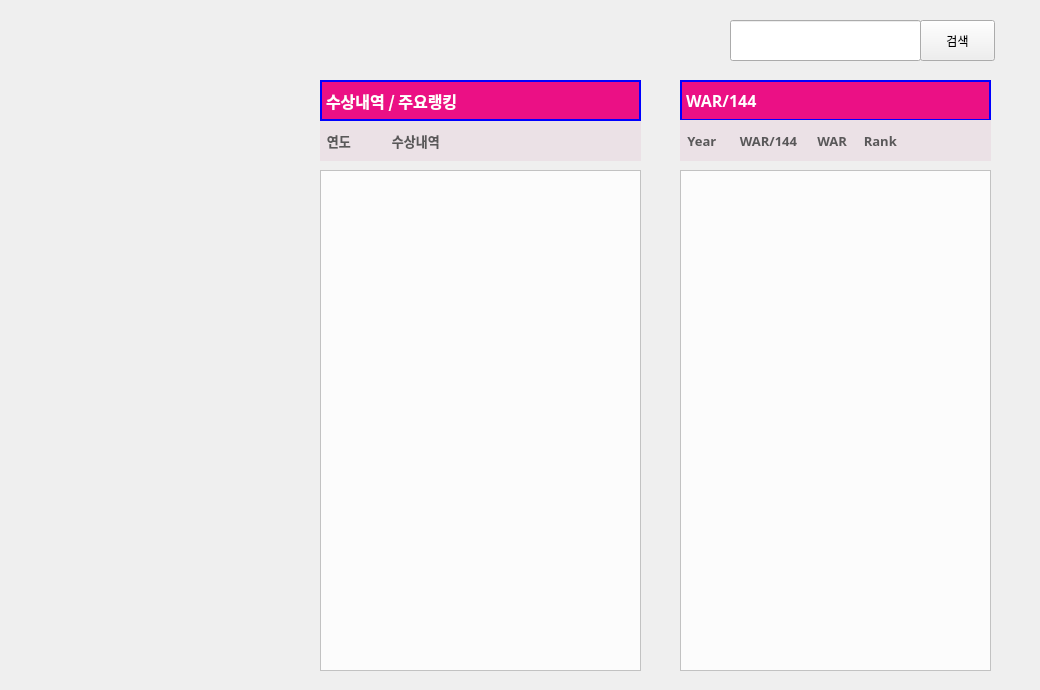
    <widget class="QWidget" name="tab">
     <attribute name="title">
      <string>선수검색</string>
     </attribute>
     <widget class="QWidget" name="widget_2" native="true">
      <property name="geometry">
       <rect>
        <x>310</x>
        <y>10</y>
        <width>721</width>
        <height>61</height>
       </rect>
      </property>
      <widget class="QLineEdit" name="searchbar">
       <property name="geometry">
        <rect>
         <x>420</x>
         <y>10</y>
         <width>191</width>
         <height>41</height>
        </rect>
       </property>
      </widget>
      <widget class="QPushButton" name="searchButton">
       <property name="geometry">
        <rect>
         <x>610</x>
         <y>10</y>
         <width>75</width>
         <height>41</height>
        </rect>
       </property>
       <property name="text">
        <string>검색</string>
       </property>
      </widget>
     </widget>
     <widget class="QWidget" name="widget_3" native="true">
      <property name="geometry">
       <rect>
        <x>10</x>
        <y>10</y>
        <width>301</width>
        <height>671</height>
       </rect>
      </property>
      <widget class="QLabel" name="label_playerinfo_4">
       <property name="geometry">
        <rect>
         <x>20</x>
         <y>280</y>
         <width>241</width>
         <height>31</height>
        </rect>
       </property>
       <property name="font">
        <font>
         <family>맑은 고딕</family>
         <weight>50</weight>
         <bold>false</bold>
        </font>
       </property>
       <property name="styleSheet">
        <string notr="true">/* background-color: #FCFCFC;*/</string>
       </property>
       <property name="text">
        <string/>
       </property>
       <property name="alignment">
        <set>Qt::AlignCenter</set>
       </property>
      </widget>
      <widget class="QLabel" name="label_7">
       <property name="geometry">
        <rect>
         <x>70</x>
         <y>80</y>
         <width>141</width>
         <height>161</height>
        </rect>
       </property>
       <property name="styleSheet">
        <string notr="true">/* background-color: #FCFCFC;*/</string>
       </property>
       <property name="text">
        <string/>
       </property>
       <property name="textFormat">
        <enum>Qt::AutoText</enum>
       </property>
       <property name="pixmap">
        <pixmap>../../Pictures/Screenshots/스크린샷 2024-04-30 135427.png</pixmap>
       </property>
      </widget>
      <widget class="QLabel" name="label_playername">
       <property name="geometry">
        <rect>
         <x>20</x>
         <y>250</y>
         <width>241</width>
         <height>21</height>
        </rect>
       </property>
       <property name="font">
        <font>
         <family>맑은 고딕</family>
         <pointsize>12</pointsize>
         <weight>75</weight>
         <bold>true</bold>
        </font>
       </property>
       <property name="styleSheet">
        <string notr="true">/* background-color: #FCFCFC;*/</string>
       </property>
       <property name="text">
        <string/>
       </property>
       <property name="alignment">
        <set>Qt::AlignCenter</set>
       </property>
      </widget>
      <widget class="QLabel" name="label_playerinfo_5">
       <property name="geometry">
        <rect>
         <x>20</x>
         <y>330</y>
         <width>241</width>
         <height>221</height>
        </rect>
       </property>
       <property name="font">
        <font>
         <family>맑은 고딕</family>
         <weight>50</weight>
         <bold>false</bold>
        </font>
       </property>
       <property name="styleSheet">
        <string notr="true">/* background-color: #FCFCFC;*/</string>
       </property>
       <property name="text">
        <string/>
       </property>
       <property name="alignment">
        <set>Qt::AlignLeading|Qt::AlignLeft|Qt::AlignTop</set>
       </property>
      </widget>
     </widget>
     <widget class="QWidget" name="widget_4" native="true">
      <property name="geometry">
       <rect>
        <x>310</x>
        <y>70</y>
        <width>721</width>
        <height>611</height>
       </rect>
      </property>
      <widget class="QLabel" name="player_info_rank_2">
       <property name="geometry">
        <rect>
         <x>10</x>
         <y>50</y>
         <width>321</width>
         <height>41</height>
        </rect>
       </property>
       <property name="font">
        <font>
         <family>D2Coding</family>
         <pointsize>10</pointsize>
         <weight>75</weight>
         <bold>true</bold>
        </font>
       </property>
       <property name="styleSheet">
        <string notr="true">
	background-color : #ebe1e6;
	color : #595859;
	font-size : 14;
	padding-right:15px;</string>
       </property>
       <property name="text">
        <string> 연도              수상내역</string>
       </property>
      </widget>
      <widget class="QTableWidget" name="tableWidget_3">
       <property name="geometry">
        <rect>
         <x>370</x>
         <y>100</y>
         <width>311</width>
         <height>501</height>
        </rect>
       </property>
       <property name="styleSheet">
        <string notr="true"> background-color: #FCFCFC;</string>
       </property>
      </widget>
      <widget class="QLabel" name="playerInfo_Week_2">
       <property name="geometry">
        <rect>
         <x>10</x>
         <y>10</y>
         <width>321</width>
         <height>41</height>
        </rect>
       </property>
       <property name="font">
        <font>
         <family>D2Coding</family>
         <pointsize>12</pointsize>
         <weight>75</weight>
         <bold>true</bold>
        </font>
       </property>
       <property name="styleSheet">
        <string notr="true">
	background-color : #eb1085;
	border: 2px solid blue;
	color : white;
	font-size : 14;
	padding-right:10px;</string>
       </property>
       <property name="text">
        <string>수상내역 / 주요랭킹</string>
       </property>
      </widget>
      <widget class="QTableWidget" name="tableWidget_4">
       <property name="geometry">
        <rect>
         <x>10</x>
         <y>100</y>
         <width>321</width>
         <height>501</height>
        </rect>
       </property>
       <property name="styleSheet">
        <string notr="true"> background-color: #FCFCFC;</string>
       </property>
      </widget>
      <widget class="QLabel" name="playerInfo_Week_3">
       <property name="geometry">
        <rect>
         <x>370</x>
         <y>10</y>
         <width>311</width>
         <height>41</height>
        </rect>
       </property>
       <property name="font">
        <font>
         <family>D2Coding</family>
         <pointsize>12</pointsize>
         <weight>75</weight>
         <bold>true</bold>
        </font>
       </property>
       <property name="styleSheet">
        <string notr="true">
	background-color : #eb1085;
	border: 2px solid blue;
	color : white;
	font-size : 14;
	padding-right:10px;</string>
       </property>
       <property name="text">
        <string>WAR/144</string>
       </property>
      </widget>
      <widget class="QLabel" name="player_info_rank_3">
       <property name="geometry">
        <rect>
         <x>370</x>
         <y>50</y>
         <width>311</width>
         <height>41</height>
        </rect>
       </property>
       <property name="font">
        <font>
         <family>D2Coding</family>
         <pointsize>10</pointsize>
         <weight>75</weight>
         <bold>true</bold>
        </font>
       </property>
       <property name="styleSheet">
        <string notr="true">
	background-color : #ebe1e6;
	color : #595859;
	font-size : 14;
	padding-right:15px;</string>
       </property>
       <property name="text">
        <string> Year       WAR/144      WAR     Rank</string>
       </property>
      </widget>
     </widget>
    </widget>
